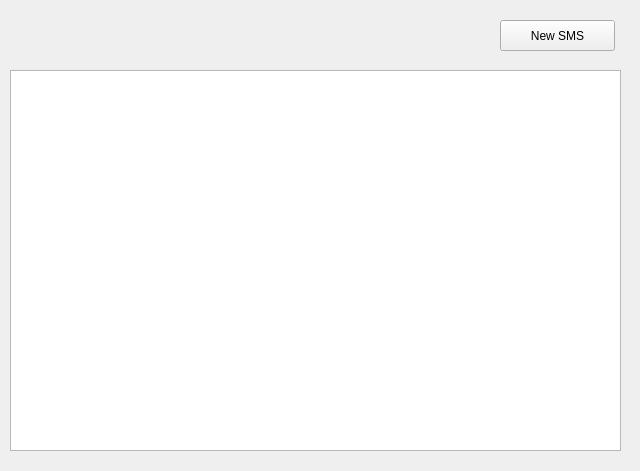
<?xml version="1.0" encoding="UTF-8"?>
<ui version="4.0">
 <class>smsUI</class>
 <widget class="QWidget" name="smsUI">
  <property name="geometry">
   <rect>
    <x>0</x>
    <y>0</y>
    <width>640</width>
    <height>471</height>
   </rect>
  </property>
  <property name="windowTitle">
   <string>Form</string>
  </property>
  <widget class="QTableView" name="tableView">
   <property name="geometry">
    <rect>
     <x>10</x>
     <y>70</y>
     <width>611</width>
     <height>381</height>
    </rect>
   </property>
  </widget>
  <widget class="QPushButton" name="pushButton">
   <property name="geometry">
    <rect>
     <x>500</x>
     <y>20</y>
     <width>115</width>
     <height>31</height>
    </rect>
   </property>
   <property name="text">
    <string>New SMS</string>
   </property>
   <property name="icon">
    <iconset resource="phonelin_res.qrc">
     <normaloff>:/icon/icon/new_sms.png</normaloff>:/icon/icon/new_sms.png</iconset>
   </property>
  </widget>
 </widget>
 <resources>
  <include location="phonelin_res.qrc"/>
 </resources>
 <connections/>
</ui>
